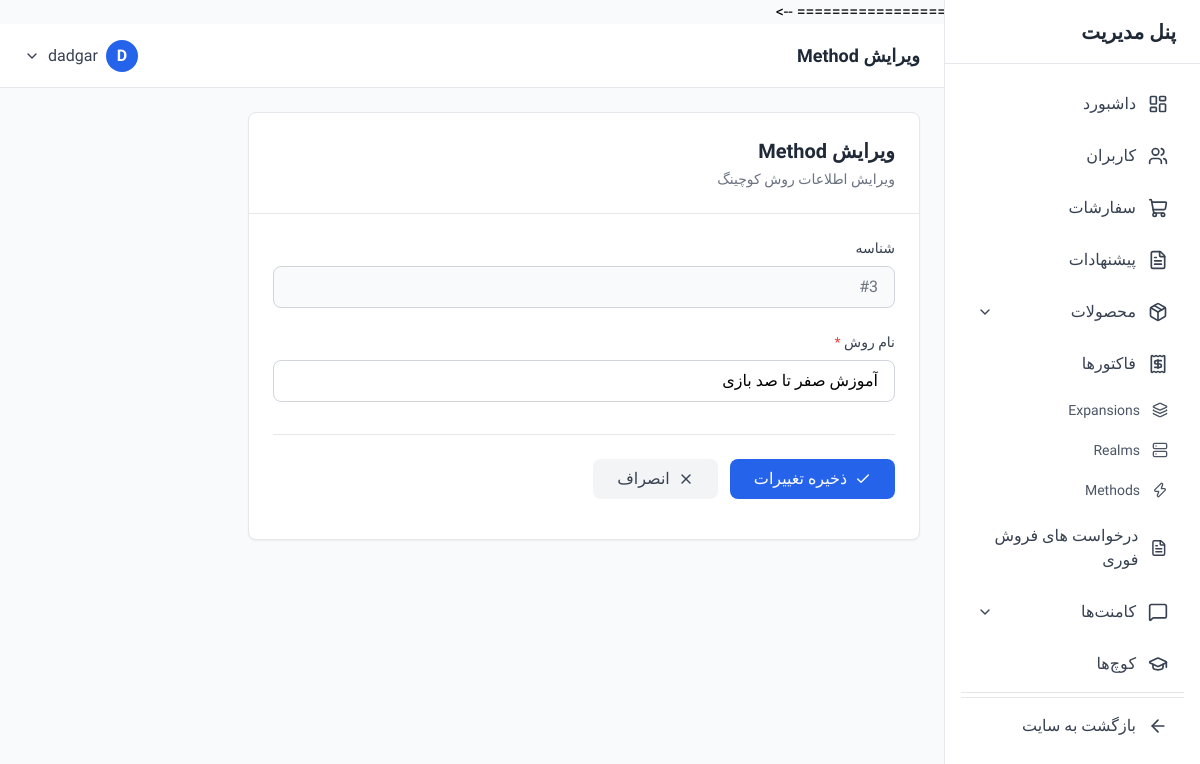
The app's page /dashboard/methods/3/edit/ (signed in) with its own data.
### account/models.py (models this page shows, shortened)
class User(AbstractUser):
    email = models.EmailField('Email Address', unique=True)
    phone = models.CharField('Phone Number', max_length=15)
    discord_id = models.CharField('Discord ID', max_length=255)
    last_activation_email_sent = models.DateTimeField(null=True, blank=True)

### core/models.py (models this page shows, shortened)
class Method(models.Model):
    name = models.CharField(max_length=100, unique=True)

### dashboard/views.py (the view, shortened to what this page needs)
# urls.py: path('methods/<int:pk>/edit/', views.method_edit, name='method_edit'),
@login_required
@user_passes_test(is_admin)
def method_edit(request, pk):
    method = get_object_or_404(Method, pk=pk)
    context = {'method': method}
    return render(request, 'dashboard/methods/edit.html', context)

### dashboard/views.py (called while the page is built)
def is_admin(user):
    return user.is_staff or user.is_superuser

### dashboard/templates/dashboard/methods/edit.html (shortened to what this page needs)
{% extends 'dashboard/base.html' %}
{% block page_title %}ویرایش Method{% endblock %}
{% block content %}
<div class="max-w-2xl">
    <div class="bg-white rounded-lg shadow-sm border border-gray-200">
        <div class="p-6 border-b border-gray-200">
            <h2 class="text-xl font-semibold text-gray-800">ویرایش Method</h2>
            <p class="text-sm text-gray-500 mt-1">ویرایش اطلاعات روش کوچینگ</p>
        </div>
        <form method="POST" class="p-6">
            <div class="space-y-6">
                <div>
                    <label class="block text-sm font-medium text-gray-700 mb-2">شناسه</label>
                    <input type="text" value="#{{ method.id }}" disabled class="w-full px-4 py-2 border border-gray-300 rounded-lg bg-gray-50 text-gray-500">
                </div>
                <div>
                    <label for="name" class="block text-sm font-medium text-gray-700 mb-2">
                        نام روش
                        <span class="text-red-500">*</span>
                    </label>
                    <input
                        type="text"
                        id="name"
                        name="name"
                        value="{{ method.name }}"
                        required
                        class="w-full px-4 py-2 border border-gray-300 rounded-lg focus:ring-2 focus:ring-blue-500 focus:border-transparent"
                    >
                </div>
            </div>
            <div class="flex items-center gap-3 mt-8 pt-6 border-t border-gray-200">
                <button type="submit" class="px-6 py-2 bg-blue-600 text-white rounded-lg hover:bg-blue-700 transition-colors flex items-center gap-2">
                    <i data-lucide="check" class="w-4 h-4"></i>
                    <span>ذخیره تغییرات</span>
                </button>
                <a href="{% url 'dashboard:method_list' %}" class="px-6 py-2 bg-gray-100 text-gray-700 rounded-lg hover:bg-gray-200 transition-colors flex items-center gap-2">
                    <i data-lucide="x" class="w-4 h-4"></i>
                    <span>انصراف</span>
                </a>
            </div>
        </form>
    </div>
</div>
{% endblock %}

### dashboard/templates/dashboard/base.html (shortened to what this page needs)
<!DOCTYPE html>
<html lang="fa" dir="rtl">
<head>
    <script src="https://cdn.tailwindcss.com"></script>
</head>
<body class="bg-gray-50" x-data="{ sidebarOpen: true, mobileMenuOpen: false }">
    <aside
        :class="sidebarOpen ? 'translate-x-0' : 'translate-x-full'"
        class="fixed right-0 top-0 z-40 h-screen w-64 bg-white border-l border-gray-200 transition-transform duration-300 ease-in-out lg:translate-x-0"
    >
        <div class="flex items-center justify-between h-16 px-6 border-b border-gray-200">
            <h1 class="text-xl font-bold text-gray-800">پنل مدیریت</h1>
        </div>
<nav class="p-4 space-y-1 overflow-y-auto h-[calc(100vh-64px)]">
    <a href="{% url 'dashboard:home' %}" class="flex items-center gap-3 px-4 py-3 text-gray-700 rounded-lg hover:bg-blue-50 hover:text-blue-600 transition-colors">
        <i data-lucide="layout-dashboard" class="w-5 h-5"></i>
        <span>داشبورد</span>
    </a>
    <a href="{% url 'dashboard:user_list' %}" class="flex items-center gap-3 px-4 py-3 text-gray-700 rounded-lg hover:bg-blue-50 hover:text-blue-600 transition-colors">
        <i data-lucide="users" class="w-5 h-5"></i>
        <span>کاربران</span>
    </a>
    <a href="{% url 'dashboard:order_list' %}" class="flex items-center gap-3 px-4 py-3 text-gray-700 rounded-lg hover:bg-blue-50 hover:text-blue-600 transition-colors">
        <i data-lucide="shopping-cart" class="w-5 h-5"></i>
        <span>سفارشات</span>
    </a>
    <a href="{% url 'dashboard:offer_list' %}" class="flex items-center gap-3 px-4 py-3 text-gray-700 rounded-lg hover:bg-blue-50 hover:text-blue-600 transition-colors">
        <i data-lucide="file-text" class="w-5 h-5"></i>
        <span>پیشنهادات</span>
    </a>
    <div x-data="{ open: false }">
        <button @click="open = !open" class="w-full flex items-center justify-between gap-3 px-4 py-3 text-gray-700 rounded-lg hover:bg-blue-50 hover:text-blue-600 transition-colors">
            <div class="flex items-center gap-3">
                <i data-lucide="package" class="w-5 h-5"></i>
                <span>محصولات</span>
            </div>
            <i data-lucide="chevron-down" class="w-4 h-4" :class="{ 'rotate-180': open }"></i>
        </button>
    </div>
    <a href="{% url 'dashboard:invoice_list' %}" class="flex items-center gap-3 px-4 py-3 text-gray-700 rounded-lg hover:bg-blue-50 hover:text-blue-600 transition-colors">
        <i data-lucide="receipt" class="w-5 h-5"></i>
        <span>فاکتورها</span>
    </a>
    <a href="{% url 'dashboard:expansion_list' %}" class="flex items-center gap-3 px-4 py-2 text-sm text-gray-600 rounded-lg hover:bg-blue-50 hover:text-blue-600 transition-colors">
        <i data-lucide="layers" class="w-4 h-4"></i>
        <span>Expansions</span>
    </a>
    <a href="{% url 'dashboard:realm_list' %}" class="flex items-center gap-3 px-4 py-2 text-sm text-gray-600 rounded-lg hover:bg-blue-50 hover:text-blue-600 transition-colors">
        <i data-lucide="server" class="w-4 h-4"></i>
        <span>Realms</span>
    </a>
    <a href="{% url 'dashboard:method_list' %}" class="flex items-center gap-3 px-4 py-2 text-sm text-gray-600 rounded-lg hover:bg-blue-50 hover:text-blue-600 transition-colors">
        <i data-lucide="zap" class="w-4 h-4"></i>
        <span>Methods</span>
    </a>
    <a href="{% url 'dashboard:fastsell_list' %}" class="flex items-center gap-3 px-4 py-3 text-gray-700 rounded-lg hover:bg-blue-50 hover:text-blue-600 transition-colors">
        <i data-lucide="file-text" class="w-5 h-5"></i>
        <span>درخواست های فروش فوری</span>
    </a>
    <div x-data="{ open: false }">
        <button @click="open = !open" class="w-full flex items-center justify-between gap-3 px-4 py-3 text-gray-700 rounded-lg hover:bg-blue-50 hover:text-blue-600 transition-colors">
            <div class="flex items-center gap-3">
                <i data-lucide="message-square" class="w-5 h-5"></i>
                <span>کامنت‌ها</span>
            </div>
            <i data-lucide="chevron-down" class="w-4 h-4" :class="{ 'rotate-180': open }"></i>
        </button>
    </div>
    <a href="{% url 'dashboard:coach_list' %}" class="flex items-center gap-3 px-4 py-3 text-gray-700 rounded-lg hover:bg-blue-50 hover:text-blue-600 transition-colors">
        <i data-lucide="graduation-cap" class="w-5 h-5"></i>
        <span>کوچ‌ها</span>
    </a>
    <hr class="my-4 border-gray-200">
    <hr class="my-4 border-gray-200">
    <a href="/" class="flex items-center gap-3 px-4 py-3 text-gray-700 rounded-lg hover:bg-gray-100 transition-colors">
        <i data-lucide="arrow-left" class="w-5 h-5"></i>
        <span>بازگشت به سایت</span>
    </a>
</nav>
    </aside>
    <div class="lg:mr-64">
        <header class="bg-white border-b border-gray-200 h-16 flex items-center justify-between px-6 sticky top-0 z-30">
            <div class="flex items-center gap-4">
                <h2 class="text-lg font-semibold text-gray-800">{% block page_title %}داشبورد{% endblock %}</h2>
            </div>
            <div class="flex items-center gap-4" x-data="{ open: false }">
                <div class="relative">
                    <button @click="open = !open" class="flex items-center gap-2 text-gray-700 hover:text-gray-900">
                        <div class="w-8 h-8 rounded-full bg-blue-600 flex items-center justify-center text-white font-semibold">
                            {{ request.user.username|slice:":1"|upper }}
                        </div>
                        <span class="hidden md:block">{{ request.user.username }}</span>
                        <i data-lucide="chevron-down" class="w-4 h-4"></i>
                    </button>
                </div>
            </div>
        </header>
        <main class="p-6">
            {% block content %}{% endblock %}
        </main>
    </div>
</body>
</html>

### dashboard/templates/dashboard/base.html (style rules this page uses)
body { font-family: 'Vazirmatn', sans-serif; }

### records on screen
User: user.username "D", user.username "dadgar"
Method: id "#3", name "آموزش صفر تا صد بازی"
